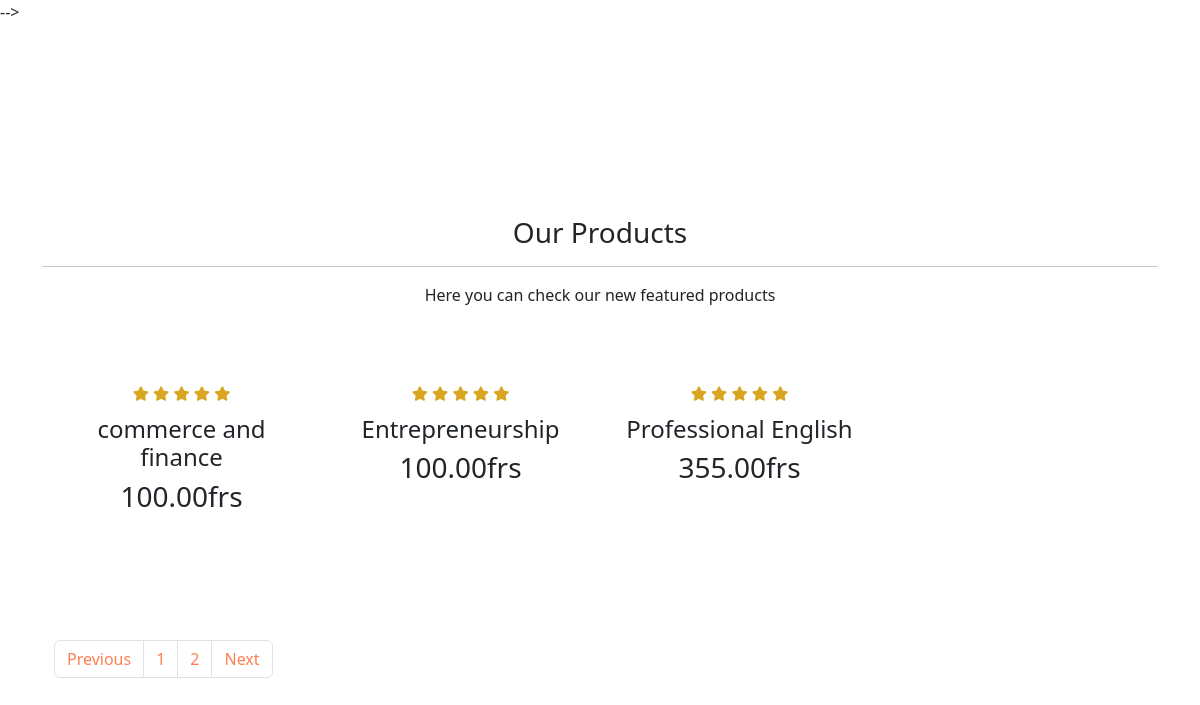
The page /shop.php?page_no=2 on the database its author committed.
### tables this page shows
CREATE TABLE `products` (
  `product_id` int(11) NOT NULL,
  `product_name` varchar(100) NOT NULL,
  `product_category` varchar(100) NOT NULL,
  `product_description` varchar(255) NOT NULL,
  `product_price` decimal(6,2) NOT NULL,
  `product_special_offer` int(2) NOT NULL,
  `product_color` varchar(100) NOT NULL
);

### shop.php (the view, shortened to what this page needs)
<?php
include('server/connection.php');
?>
<?php
    if(isset($_GET['page_no']) && $_GET['page_no'] != ""){
      $page_no = $_GET['page_no'];
    }else{
      $page_no = 1;
    }
    $stmt1 = $conn->prepare("SELECT COUNT(*) as total_records FROM products");
    $stmt1->execute();
    $stmt1->bind_result($total_records);
    $total_records_per_page = 20;
    $offset = ($page_no-1) * $total_records_per_page;
    $total_no_of_pages = ceil($total_records/$total_records_per_page);
    $stmt2 = $conn->prepare("SELECT * from products ORDER BY product_name LIMIT $offset,$total_records_per_page");
    $stmt2->execute();
    $products = $stmt2->get_result();
?>
<!DOCTYPE html>
<html lang="en">
<head>
    <link rel="stylesheet" href="style.css">
    <link href="https://cdn.jsdelivr.net/npm/bootstrap@5.3.3/dist/css/bootstrap.min.css" rel="stylesheet">
     <link rel="stylesheet" href="https://cdnjs.cloudflare.com/ajax/libs/font-awesome/6.2.0/css/all.min.css">
     <link rel="stylesheet" href="https://cdn.lineicons.com/4.0/lineicons.css" />
</head>
<body>
      <form action="shop.php" method="POST"> -->
<section id="features" class="my-5 py-5">
    <div class="container mt-5 py-5">
      <h3 class="text-center">Our Products</h3>
      <hr>
      <p class="text-center">Here you can check our new featured products</p>
    </div>
    <div class="row mx-auto container">
    <?php while($row = $products->fetch_assoc()){ ?>
      <div onclick="window.location.href='single_product.html';" class="product text-center col-lg-3 col-d-4 col-sm-12">
        <div class="star">
          <i class="fas fa-star"></i>
          <i class="fas fa-star"></i>
          <i class="fas fa-star"></i>
          <i class="fas fa-star"></i>
          <i class="fas fa-star"></i>
        </div>
        <h4 class="p-name"><?php echo $row['product_name']; ?></h4>
        <h3 class="p-price"><?php echo $row['product_price']; ?>frs</h3>
      </div>
       <?php } ?>
          <nav aria-label="Page navigation example" class="mx-auto">
            <ul class="pagination mt-5 mx-auto">
                <li class="page-item <?php if($page_no <= 1){ echo 'disable';} ?>">
                  <a href="<?php if($page_no <= 1){ echo '#';}else{ echo "?page_no=".($page_no-1);} ?>" class="page-link">Previous</a>
                </li>
                <li class="page-item"><a href="?page_no=1" class="page-link">1</a></li>
                <li class="page-item"><a href="?page_no=2" class="page-link">2</a></li>
                <li class="page-item <?php if($page_no >= $total_no_of_pages){ echo 'disable';}?>">
                  <a href="<?php if($page_no >= $total_no_of_pages){ echo '#';}else{ echo "?page_no=".($page_no+1); }?>" class="page-link">Next</a>
                </li>
            </ul>
          </nav>
    </div>
  </section>

### style.css (style rules this page uses)
* { margin: 0; padding: 0; box-sizing: border-box; scroll-behavior: smooth; }
html { scroll-behavior: smooth; }
h3 { font-size: 2.5rem; font-weight: 600; }
h4 { font-size: 1.5rem; font-weight: 600; }
.product { cursor: pointer; margin-bottom: 2rem; }
.star { padding: 10px 0; }
.star i { font-size: 0.9rem; color: goldenrod; }

### shop.php (style rules this page uses)
.pagination a { color: coral; }

### rows shown on the page
products: product_name "commerce and finance", product_price "100.00"
products: product_name "Entrepreneurship", product_price "100.00"
products: product_name "Professional English", product_price "355.00"
